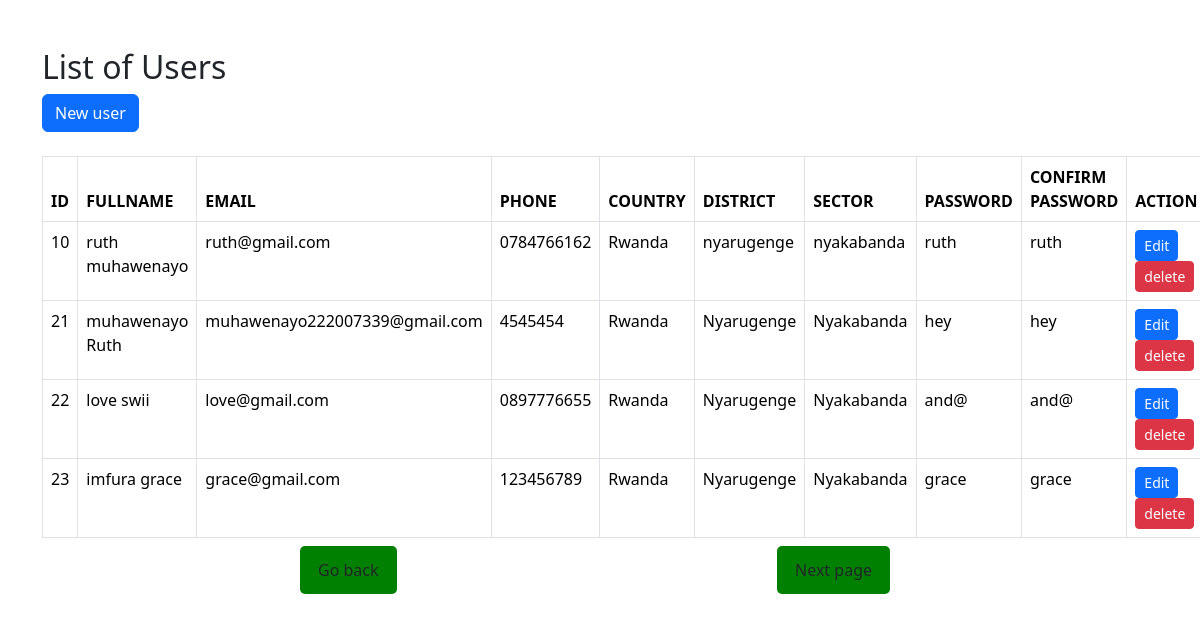
The page /Owner.php on the database its author committed.
### tables this page shows
CREATE TABLE `owners` (
  `id` int(11) NOT NULL,
  `fullname` varchar(250) NOT NULL,
  `email` varchar(250) NOT NULL,
  `phone` varchar(250) NOT NULL,
  `country` varchar(250) NOT NULL,
  `district` varchar(250) NOT NULL,
  `sector` varchar(250) DEFAULT NULL,
  `password` varchar(250) NOT NULL,
  `confirm_password` varchar(250) NOT NULL
);

### Owner.php (the view, shortened to what this page needs)
<!DOCTYPE html>
<html lang="en">
<head>
    <link href="https://cdn.jsdelivr.net/npm/bootstrap@5.3.3/dist/css/bootstrap.min.css"rel="stylesheet">
</head>
<body>
    <div class="container my-5">
        <h2>List of Users</h2>
        <a class="btn btn-primary" href="insertOwners.php" role="button">New user</a>
        <br><br>
        <table class="table table-bordered">
        <thead>
            <tr>
                <th>ID</th>
                <th>FULLNAME</th>
                <th>EMAIL</th>
                <th>PHONE</th>
                <th>COUNTRY</th>
                <th>DISTRICT</th>
                <th>SECTOR</th>
                <th>PASSWORD</th>
                <th>CONFIRM PASSWORD</th>
                <th>ACTION</th>
</tr>
</thead>
<tbody>
    <tr>
    <?php
    $servername = "localhost";
    $username = "root";
    $password = "";
    $dbname = "lost_found_items_tracking_system";
    $connection = new mysqli($servername, $username, $password, $dbname);
    $sql= "SELECT * FROM owners";
    $result= $connection->query($sql);
    while($row = $result->fetch_assoc()){
        echo"
        <tr>
        <td>$row[id]</td>
        <td>$row[fullname]</td>
        <td>$row[email]</td>
        <td>$row[phone]</td>
        <td>$row[country]</td>
        <td>$row[district]</td>
        <td>$row[sector]</td>
        <td>$row[password]</td>
        <td>$row[confirm_password]</td>
        <td>
         <a class='btn btn-primary btn-sm' href='ownerupdate.php?id=$row[id]'>Edit</a>
         <a class='btn btn-danger btn-sm' href='deleteowner.php?id=$row[id]' role='button'>delete</a>
       </td>
       </tr>
       ";
    }
    ?>
</tbody>
</table>
</div>
<div class="button">
    <a class='btn' href='tables.html'>Go back</a>
</div>
<div class="button2">
    <a class='btn' href='lost.php'>Next page</a>
</div>
</body>
</html>

### Owner.php (style rules this page uses)
.button { padding: 5px; background: green; text-decoration: none; float: left; margin-left: 300px; margin-top: -40px; border-radius: 5px; color: #fff; font-weight: 600; }
.button2 { padding: 5px; background: green; text-decoration: none; float: right; margin-right: 310px; margin-top: -40px; border-radius: 5px; color: #fff; font-weight: 600; }

### rows shown on the page
owners: id "10", fullname "ruth muhawenayo", email "ruth@gmail.com", phone "0784766162", country "Rwanda", district "nyarugenge", sector "nyakabanda", password "ruth", confirm_password "ruth"
owners: id "21", fullname "muhawenayo Ruth", email "muhawenayo222007339@gmail.com", phone "4545454", country "Rwanda", district "Nyarugenge", sector "Nyakabanda", password "hey", confirm_password "hey"
owners: id "22", fullname "love swii", email "love@gmail.com", phone "0897776655", country "Rwanda", district "Nyarugenge", sector "Nyakabanda", password "and@", confirm_password "and@"
owners: id "23", fullname "imfura grace", email "grace@gmail.com", phone "123456789", country "Rwanda", district "Nyarugenge", sector "Nyakabanda", password "grace", confirm_password "grace"
